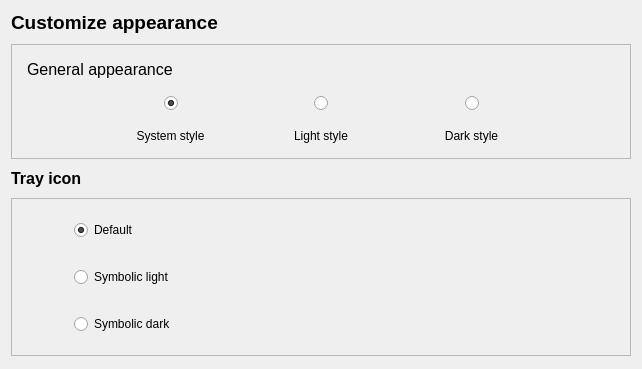
         <widget class="QWidget" name="appearance_scrollArea">
          <property name="geometry">
           <rect>
            <x>0</x>
            <y>0</y>
            <width>642</width>
            <height>369</height>
           </rect>
          </property>
          <layout class="QVBoxLayout" name="verticalLayout_33">
           <item>
            <layout class="QHBoxLayout" name="horizontalLayout_7">
             <property name="spacing">
              <number>0</number>
             </property>
             <item>
              <spacer name="horizontalSpacer_3">
               <property name="orientation">
                <enum>Qt::Horizontal</enum>
               </property>
               <property name="sizeType">
                <enum>QSizePolicy::Expanding</enum>
               </property>
               <property name="sizeHint" stdset="0">
                <size>
                 <width>40</width>
                 <height>20</height>
                </size>
               </property>
              </spacer>
             </item>
             <item>
              <layout class="QVBoxLayout" name="container_appearance">
               <property name="spacing">
                <number>10</number>
               </property>
               <property name="topMargin">
                <number>0</number>
               </property>
               <item>
                <widget class="QLabel" name="label_2">
                 <property name="sizePolicy">
                  <sizepolicy hsizetype="Preferred" vsizetype="Fixed">
                   <horstretch>0</horstretch>
                   <verstretch>0</verstretch>
                  </sizepolicy>
                 </property>
                 <property name="font">
                  <font>
                   <pointsize>14</pointsize>
                   <bold>true</bold>
                  </font>
                 </property>
                 <property name="text">
                  <string>Customize appearance</string>
                 </property>
                </widget>
               </item>
               <item>
                <widget class="QFrame" name="frameAppearance">
                 <property name="minimumSize">
                  <size>
                   <width>620</width>
                   <height>0</height>
                  </size>
                 </property>
                 <property name="maximumSize">
                  <size>
                   <width>620</width>
                   <height>16777215</height>
                  </size>
                 </property>
                 <property name="frameShape">
                  <enum>QFrame::StyledPanel</enum>
                 </property>
                 <property name="frameShadow">
                  <enum>QFrame::Raised</enum>
                 </property>
                 <layout class="QVBoxLayout" name="verticalLayout_10">
                  <property name="spacing">
                   <number>15</number>
                  </property>
                  <property name="leftMargin">
                   <number>15</number>
                  </property>
                  <property name="topMargin">
                   <number>15</number>
                  </property>
                  <property name="rightMargin">
                   <number>15</number>
                  </property>
                  <property name="bottomMargin">
                   <number>15</number>
                  </property>
                  <item>
                   <widget class="QLabel" name="label_5">
                    <property name="font">
                     <font>
                      <pointsize>12</pointsize>
                     </font>
                    </property>
                    <property name="text">
                     <string>General appearance</string>
                    </property>
                   </widget>
                  </item>
                  <item>
                   <layout class="QHBoxLayout" name="horizontalLayout_10">
                    <property name="leftMargin">
                     <number>0</number>
                    </property>
                    <property name="rightMargin">
                     <number>0</number>
                    </property>
                    <item>
                     <spacer name="horizontalSpacer_25">
                      <property name="orientation">
                       <enum>Qt::Horizontal</enum>
                      </property>
                      <property name="sizeHint" stdset="0">
                       <size>
                        <width>40</width>
                        <height>20</height>
                       </size>
                      </property>
                     </spacer>
                    </item>
                    <item>
                     <layout class="QVBoxLayout" name="verticalLayout">
                      <item>
                       <layout class="QHBoxLayout" name="horizontalLayout_3">
                        <item>
                         <spacer name="horizontalSpacer_5">
                          <property name="orientation">
                           <enum>Qt::Horizontal</enum>
                          </property>
                          <property name="sizeHint" stdset="0">
                           <size>
                            <width>40</width>
                            <height>20</height>
                           </size>
                          </property>
                         </spacer>
                        </item>
                        <item>
                         <widget class="QRadioButton" name="rb_system">
                          <property name="sizePolicy">
                           <sizepolicy hsizetype="Fixed" vsizetype="Fixed">
                            <horstretch>0</horstretch>
                            <verstretch>0</verstretch>
                           </sizepolicy>
                          </property>
                          <property name="cursor">
                           <cursorShape>PointingHandCursor</cursorShape>
                          </property>
                          <property name="text">
                           <string/>
                          </property>
                          <property name="checked">
                           <bool>true</bool>
                          </property>
                         </widget>
                        </item>
                        <item>
                         <spacer name="horizontalSpacer_6">
                          <property name="orientation">
                           <enum>Qt::Horizontal</enum>
                          </property>
                          <property name="sizeHint" stdset="0">
                           <size>
                            <width>40</width>
                            <height>20</height>
                           </size>
                          </property>
                         </spacer>
                        </item>
                       </layout>
                      </item>
                      <item>
                       <widget class="QLabel" name="label_11">
                        <property name="text">
                         <string>System style</string>
                        </property>
                        <property name="alignment">
                         <set>Qt::AlignCenter</set>
                        </property>
                       </widget>
                      </item>
                     </layout>
                    </item>
                    <item>
                     <spacer name="horizontalSpacer_11">
                      <property name="orientation">
                       <enum>Qt::Horizontal</enum>
                      </property>
                      <property name="sizeType">
                       <enum>QSizePolicy::Fixed</enum>
                      </property>
                      <property name="sizeHint" stdset="0">
                       <size>
                        <width>40</width>
                        <height>20</height>
                       </size>
                      </property>
                     </spacer>
                    </item>
                    <item>
                     <layout class="QVBoxLayout" name="verticalLayout_8">
                      <item>
                       <layout class="QHBoxLayout" name="horizontalLayout_8">
                        <item>
                         <spacer name="horizontalSpacer_7">
                          <property name="orientation">
                           <enum>Qt::Horizontal</enum>
                          </property>
                          <property name="sizeHint" stdset="0">
                           <size>
                            <width>40</width>
                            <height>20</height>
                           </size>
                          </property>
                         </spacer>
                        </item>
                        <item>
                         <widget class="QRadioButton" name="rb_light">
                          <property name="sizePolicy">
                           <sizepolicy hsizetype="Fixed" vsizetype="Fixed">
                            <horstretch>0</horstretch>
                            <verstretch>0</verstretch>
                           </sizepolicy>
                          </property>
                          <property name="cursor">
                           <cursorShape>PointingHandCursor</cursorShape>
                          </property>
                          <property name="text">
                           <string/>
                          </property>
                         </widget>
                        </item>
                        <item>
                         <spacer name="horizontalSpacer_8">
                          <property name="orientation">
                           <enum>Qt::Horizontal</enum>
                          </property>
                          <property name="sizeHint" stdset="0">
                           <size>
                            <width>40</width>
                            <height>20</height>
                           </size>
                          </property>
                         </spacer>
                        </item>
                       </layout>
                      </item>
                      <item>
                       <widget class="QLabel" name="label_12">
                        <property name="text">
                         <string>Light style</string>
                        </property>
                        <property name="alignment">
                         <set>Qt::AlignCenter</set>
                        </property>
                       </widget>
                      </item>
                     </layout>
                    </item>
                    <item>
                     <spacer name="horizontalSpacer_12">
                      <property name="orientation">
                       <enum>Qt::Horizontal</enum>
                      </property>
                      <property name="sizeType">
                       <enum>QSizePolicy::Fixed</enum>
                      </property>
                      <property name="sizeHint" stdset="0">
                       <size>
                        <width>40</width>
                        <height>20</height>
                       </size>
                      </property>
                     </spacer>
                    </item>
                    <item>
                     <layout class="QVBoxLayout" name="verticalLayout_9">
                      <item>
                       <layout class="QHBoxLayout" name="horizontalLayout_9">
                        <item>
                         <spacer name="horizontalSpacer_9">
                          <property name="orientation">
                           <enum>Qt::Horizontal</enum>
                          </property>
                          <property name="sizeHint" stdset="0">
                           <size>
                            <width>40</width>
                            <height>20</height>
                           </size>
                          </property>
                         </spacer>
                        </item>
                        <item>
                         <widget class="QRadioButton" name="rb_dark">
                          <property name="sizePolicy">
                           <sizepolicy hsizetype="Fixed" vsizetype="Fixed">
                            <horstretch>0</horstretch>
                            <verstretch>0</verstretch>
                           </sizepolicy>
                          </property>
                          <property name="cursor">
                           <cursorShape>PointingHandCursor</cursorShape>
                          </property>
                          <property name="text">
                           <string/>
                          </property>
                         </widget>
                        </item>
                        <item>
                         <spacer name="horizontalSpacer_10">
                          <property name="orientation">
                           <enum>Qt::Horizontal</enum>
                          </property>
                          <property name="sizeHint" stdset="0">
                           <size>
                            <width>40</width>
                            <height>20</height>
                           </size>
                          </property>
                         </spacer>
                        </item>
                       </layout>
                      </item>
                      <item>
                       <widget class="QLabel" name="label_13">
                        <property name="text">
                         <string>Dark style</string>
                        </property>
                        <property name="alignment">
                         <set>Qt::AlignCenter</set>
                        </property>
                       </widget>
                      </item>
                     </layout>
                    </item>
                    <item>
                     <spacer name="horizontalSpacer_26">
                      <property name="orientation">
                       <enum>Qt::Horizontal</enum>
                      </property>
                      <property name="sizeHint" stdset="0">
                       <size>
                        <width>40</width>
                        <height>20</height>
                       </size>
                      </property>
                     </spacer>
                    </item>
                   </layout>
                  </item>
                 </layout>
                </widget>
               </item>
               <item>
                <widget class="QLabel" name="label_6">
                 <property name="sizePolicy">
                  <sizepolicy hsizetype="Preferred" vsizetype="Fixed">
                   <horstretch>0</horstretch>
                   <verstretch>0</verstretch>
                  </sizepolicy>
                 </property>
                 <property name="font">
                  <font>
                   <pointsize>12</pointsize>
                   <bold>true</bold>
                  </font>
                 </property>
                 <property name="text">
                  <string>Tray icon</string>
                 </property>
                </widget>
               </item>
               <item>
                <widget class="QFrame" name="frameTray">
                 <property name="minimumSize">
                  <size>
                   <width>620</width>
                   <height>0</height>
                  </size>
                 </property>
                 <property name="maximumSize">
                  <size>
                   <width>620</width>
                   <height>16777215</height>
                  </size>
                 </property>
                 <property name="frameShape">
                  <enum>QFrame::StyledPanel</enum>
                 </property>
                 <property name="frameShadow">
                  <enum>QFrame::Raised</enum>
                 </property>
                 <layout class="QVBoxLayout" name="verticalLayout_21">
                  <property name="spacing">
                   <number>15</number>
                  </property>
                  <property name="leftMargin">
                   <number>15</number>
                  </property>
                  <property name="topMargin">
                   <number>15</number>
                  </property>
                  <property name="rightMargin">
                   <number>15</number>
                  </property>
                  <property name="bottomMargin">
                   <number>15</number>
                  </property>
                  <item>
                   <layout class="QGridLayout" name="gridLayout">
                    <property name="leftMargin">
                     <number>0</number>
                    </property>
                    <property name="topMargin">
                     <number>0</number>
                    </property>
                    <property name="rightMargin">
                     <number>0</number>
                    </property>
                    <property name="bottomMargin">
                     <number>0</number>
                    </property>
                    <item row="0" column="0">
                     <widget class="QLabel" name="label_tray_def">
                      <property name="minimumSize">
                       <size>
                        <width>32</width>
                        <height>32</height>
                       </size>
                      </property>
                      <property name="maximumSize">
                       <size>
                        <width>32</width>
                        <height>32</height>
                       </size>
                      </property>
                      <property name="text">
                       <string/>
                      </property>
                      <property name="scaledContents">
                       <bool>true</bool>
                      </property>
                      <property name="alignment">
                       <set>Qt::AlignCenter</set>
                      </property>
                     </widget>
                    </item>
                    <item row="2" column="0">
                     <widget class="QLabel" name="label_tray_dark">
                      <property name="minimumSize">
                       <size>
                        <width>32</width>
                        <height>32</height>
                       </size>
                      </property>
                      <property name="maximumSize">
                       <size>
                        <width>32</width>
                        <height>32</height>
                       </size>
                      </property>
                      <property name="text">
                       <string/>
                      </property>
                      <property name="scaledContents">
                       <bool>true</bool>
                      </property>
                      <property name="alignment">
                       <set>Qt::AlignCenter</set>
                      </property>
                     </widget>
                    </item>
                    <item row="1" column="0">
                     <widget class="QLabel" name="label_tray_light">
                      <property name="minimumSize">
                       <size>
                        <width>32</width>
                        <height>32</height>
                       </size>
                      </property>
                      <property name="maximumSize">
                       <size>
                        <width>32</width>
                        <height>32</height>
                       </size>
                      </property>
                      <property name="text">
                       <string/>
                      </property>
                      <property name="scaledContents">
                       <bool>true</bool>
                      </property>
                      <property name="alignment">
                       <set>Qt::AlignCenter</set>
                      </property>
                     </widget>
                    </item>
                    <item row="0" column="2">
                     <widget class="QRadioButton" name="rb_tray_default">
                      <property name="sizePolicy">
                       <sizepolicy hsizetype="Expanding" vsizetype="Fixed">
                        <horstretch>0</horstretch>
                        <verstretch>0</verstretch>
                       </sizepolicy>
                      </property>
                      <property name="maximumSize">
                       <size>
                        <width>16777215</width>
                        <height>16777215</height>
                       </size>
                      </property>
                      <property name="cursor">
                       <cursorShape>PointingHandCursor</cursorShape>
                      </property>
                      <property name="text">
                       <string>Default</string>
                      </property>
                      <property name="checked">
                       <bool>true</bool>
                      </property>
                     </widget>
                    </item>
                    <item row="1" column="2">
                     <widget class="QRadioButton" name="rb_tray_light">
                      <property name="sizePolicy">
                       <sizepolicy hsizetype="Expanding" vsizetype="Fixed">
                        <horstretch>0</horstretch>
                        <verstretch>0</verstretch>
                       </sizepolicy>
                      </property>
                      <property name="cursor">
                       <cursorShape>PointingHandCursor</cursorShape>
                      </property>
                      <property name="text">
                       <string>Symbolic light</string>
                      </property>
                     </widget>
                    </item>
                    <item row="2" column="2">
                     <widget class="QRadioButton" name="rb_tray_dark">
                      <property name="sizePolicy">
                       <sizepolicy hsizetype="Expanding" vsizetype="Fixed">
                        <horstretch>0</horstretch>
                        <verstretch>0</verstretch>
                       </sizepolicy>
                      </property>
                      <property name="cursor">
                       <cursorShape>PointingHandCursor</cursorShape>
                      </property>
                      <property name="text">
                       <string>Symbolic dark</string>
                      </property>
                     </widget>
                    </item>
                   </layout>
                  </item>
                 </layout>
                </widget>
               </item>
              </layout>
             </item>
             <item>
              <spacer name="horizontalSpacer_4">
               <property name="orientation">
                <enum>Qt::Horizontal</enum>
               </property>
               <property name="sizeType">
                <enum>QSizePolicy::Expanding</enum>
               </property>
               <property name="sizeHint" stdset="0">
                <size>
                 <width>40</width>
                 <height>20</height>
                </size>
               </property>
              </spacer>
             </item>
            </layout>
           </item>
           <item>
            <spacer name="verticalSpacer_3">
             <property name="orientation">
              <enum>Qt::Vertical</enum>
             </property>
             <property name="sizeHint" stdset="0">
              <size>
               <width>20</width>
               <height>142</height>
              </size>
             </property>
            </spacer>
           </item>
          </layout>
         </widget>
